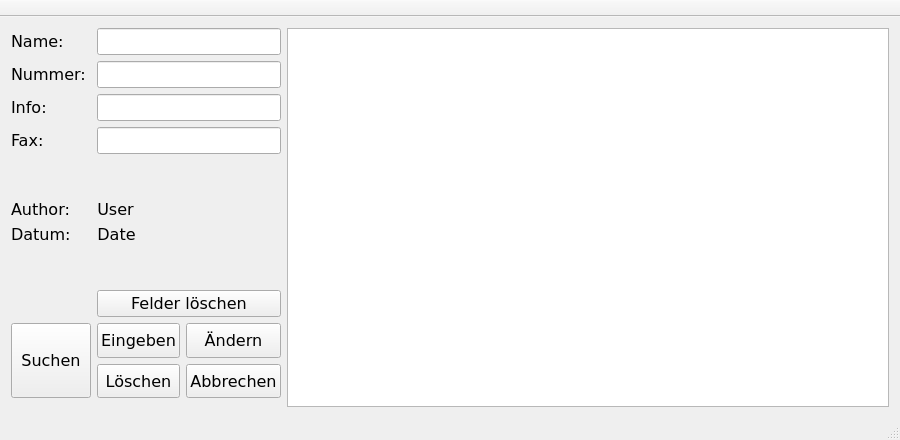
<?xml version="1.0" encoding="UTF-8"?>
<ui version="4.0">
 <class>MainWindow</class>
 <widget class="QMainWindow" name="MainWindow">
  <property name="windowModality">
   <enum>Qt::ApplicationModal</enum>
  </property>
  <property name="geometry">
   <rect>
    <x>0</x>
    <y>0</y>
    <width>900</width>
    <height>440</height>
   </rect>
  </property>
  <property name="sizePolicy">
   <sizepolicy hsizetype="Preferred" vsizetype="Expanding">
    <horstretch>0</horstretch>
    <verstretch>0</verstretch>
   </sizepolicy>
  </property>
  <property name="windowTitle">
   <string>Editor für das Online-Telefonbuch</string>
  </property>
  <property name="autoFillBackground">
   <bool>false</bool>
  </property>
  <widget class="QWidget" name="centralWidget">
   <property name="sizePolicy">
    <sizepolicy hsizetype="Expanding" vsizetype="Expanding">
     <horstretch>0</horstretch>
     <verstretch>0</verstretch>
    </sizepolicy>
   </property>
   <layout class="QGridLayout" name="gridLayout">
    <item row="0" column="1">
     <widget class="QTableWidget" name="tableWidget">
      <property name="font">
       <font>
        <family>Verdana</family>
        <pointsize>12</pointsize>
        <weight>50</weight>
        <bold>false</bold>
       </font>
      </property>
     </widget>
    </item>
    <item row="0" column="0">
     <layout class="QGridLayout" name="gridLayout_2">
      <item row="1" column="0">
       <widget class="QLabel" name="label_2">
        <property name="font">
         <font>
          <family>Verdana</family>
          <pointsize>12</pointsize>
          <weight>50</weight>
          <bold>false</bold>
         </font>
        </property>
        <property name="text">
         <string>Nummer:</string>
        </property>
       </widget>
      </item>
      <item row="9" column="0">
       <widget class="QPushButton" name="BSearch">
        <property name="sizePolicy">
         <sizepolicy hsizetype="Fixed" vsizetype="Fixed">
          <horstretch>0</horstretch>
          <verstretch>0</verstretch>
         </sizepolicy>
        </property>
        <property name="minimumSize">
         <size>
          <width>75</width>
          <height>75</height>
         </size>
        </property>
        <property name="font">
         <font>
          <family>Verdana</family>
          <pointsize>12</pointsize>
         </font>
        </property>
        <property name="text">
         <string>Suchen</string>
        </property>
       </widget>
      </item>
      <item row="10" column="1">
       <spacer name="verticalSpacer">
        <property name="orientation">
         <enum>Qt::Vertical</enum>
        </property>
        <property name="sizeHint" stdset="0">
         <size>
          <width>20</width>
          <height>40</height>
         </size>
        </property>
       </spacer>
      </item>
      <item row="2" column="0">
       <widget class="QLabel" name="label_3">
        <property name="font">
         <font>
          <family>Verdana</family>
          <pointsize>12</pointsize>
          <weight>50</weight>
          <bold>false</bold>
         </font>
        </property>
        <property name="text">
         <string>Info:</string>
        </property>
       </widget>
      </item>
      <item row="3" column="1">
       <widget class="QLineEdit" name="LFax">
        <property name="sizePolicy">
         <sizepolicy hsizetype="Preferred" vsizetype="Minimum">
          <horstretch>0</horstretch>
          <verstretch>0</verstretch>
         </sizepolicy>
        </property>
        <property name="font">
         <font>
          <family>Verdana</family>
          <pointsize>12</pointsize>
          <weight>50</weight>
          <bold>false</bold>
         </font>
        </property>
       </widget>
      </item>
      <item row="0" column="1">
       <widget class="QLineEdit" name="LName">
        <property name="sizePolicy">
         <sizepolicy hsizetype="Preferred" vsizetype="Minimum">
          <horstretch>0</horstretch>
          <verstretch>0</verstretch>
         </sizepolicy>
        </property>
        <property name="font">
         <font>
          <family>Verdana</family>
          <pointsize>12</pointsize>
          <weight>50</weight>
          <bold>false</bold>
         </font>
        </property>
       </widget>
      </item>
      <item row="1" column="1">
       <widget class="QLineEdit" name="LNummer">
        <property name="sizePolicy">
         <sizepolicy hsizetype="Preferred" vsizetype="Minimum">
          <horstretch>0</horstretch>
          <verstretch>0</verstretch>
         </sizepolicy>
        </property>
        <property name="font">
         <font>
          <family>Verdana</family>
          <pointsize>12</pointsize>
          <weight>50</weight>
          <bold>false</bold>
         </font>
        </property>
       </widget>
      </item>
      <item row="2" column="1">
       <widget class="QLineEdit" name="LInfo">
        <property name="sizePolicy">
         <sizepolicy hsizetype="Preferred" vsizetype="Minimum">
          <horstretch>0</horstretch>
          <verstretch>0</verstretch>
         </sizepolicy>
        </property>
        <property name="font">
         <font>
          <family>Verdana</family>
          <pointsize>12</pointsize>
          <weight>50</weight>
          <bold>false</bold>
         </font>
        </property>
       </widget>
      </item>
      <item row="9" column="1">
       <layout class="QGridLayout" name="gridLayout_3">
        <item row="1" column="0">
         <widget class="QPushButton" name="BDel">
          <property name="sizePolicy">
           <sizepolicy hsizetype="Preferred" vsizetype="Preferred">
            <horstretch>0</horstretch>
            <verstretch>0</verstretch>
           </sizepolicy>
          </property>
          <property name="font">
           <font>
            <family>Verdana</family>
            <pointsize>12</pointsize>
            <weight>50</weight>
            <bold>false</bold>
           </font>
          </property>
          <property name="text">
           <string>Löschen</string>
          </property>
         </widget>
        </item>
        <item row="0" column="0">
         <widget class="QPushButton" name="BInsert">
          <property name="sizePolicy">
           <sizepolicy hsizetype="Preferred" vsizetype="Preferred">
            <horstretch>0</horstretch>
            <verstretch>0</verstretch>
           </sizepolicy>
          </property>
          <property name="font">
           <font>
            <family>Verdana</family>
            <pointsize>12</pointsize>
            <weight>50</weight>
            <bold>false</bold>
           </font>
          </property>
          <property name="text">
           <string>Eingeben</string>
          </property>
         </widget>
        </item>
        <item row="0" column="1">
         <widget class="QPushButton" name="BChange">
          <property name="sizePolicy">
           <sizepolicy hsizetype="Preferred" vsizetype="Preferred">
            <horstretch>0</horstretch>
            <verstretch>0</verstretch>
           </sizepolicy>
          </property>
          <property name="font">
           <font>
            <family>Verdana</family>
            <pointsize>12</pointsize>
            <weight>50</weight>
            <bold>false</bold>
           </font>
          </property>
          <property name="text">
           <string>Ändern</string>
          </property>
         </widget>
        </item>
        <item row="1" column="1">
         <widget class="QPushButton" name="BCancel">
          <property name="sizePolicy">
           <sizepolicy hsizetype="Preferred" vsizetype="Preferred">
            <horstretch>0</horstretch>
            <verstretch>0</verstretch>
           </sizepolicy>
          </property>
          <property name="font">
           <font>
            <family>Verdana</family>
            <pointsize>12</pointsize>
            <weight>50</weight>
            <bold>false</bold>
           </font>
          </property>
          <property name="text">
           <string>Abbrechen</string>
          </property>
         </widget>
        </item>
       </layout>
      </item>
      <item row="6" column="1">
       <widget class="QLabel" name="LDatum">
        <property name="sizePolicy">
         <sizepolicy hsizetype="Fixed" vsizetype="Minimum">
          <horstretch>0</horstretch>
          <verstretch>0</verstretch>
         </sizepolicy>
        </property>
        <property name="font">
         <font>
          <family>Verdana</family>
          <pointsize>12</pointsize>
          <weight>50</weight>
          <bold>false</bold>
         </font>
        </property>
        <property name="text">
         <string>Date</string>
        </property>
        <property name="alignment">
         <set>Qt::AlignCenter</set>
        </property>
       </widget>
      </item>
      <item row="3" column="0">
       <widget class="QLabel" name="label_4">
        <property name="font">
         <font>
          <family>Verdana</family>
          <pointsize>12</pointsize>
          <weight>50</weight>
          <bold>false</bold>
         </font>
        </property>
        <property name="text">
         <string>Fax:</string>
        </property>
       </widget>
      </item>
      <item row="0" column="0">
       <widget class="QLabel" name="label">
        <property name="font">
         <font>
          <family>Verdana</family>
          <pointsize>12</pointsize>
          <weight>50</weight>
          <bold>false</bold>
         </font>
        </property>
        <property name="text">
         <string>Name:</string>
        </property>
       </widget>
      </item>
      <item row="5" column="1">
       <widget class="QLabel" name="LUser">
        <property name="sizePolicy">
         <sizepolicy hsizetype="Fixed" vsizetype="Minimum">
          <horstretch>0</horstretch>
          <verstretch>0</verstretch>
         </sizepolicy>
        </property>
        <property name="font">
         <font>
          <family>Verdana</family>
          <pointsize>12</pointsize>
          <weight>50</weight>
          <bold>false</bold>
         </font>
        </property>
        <property name="text">
         <string>User</string>
        </property>
        <property name="alignment">
         <set>Qt::AlignCenter</set>
        </property>
       </widget>
      </item>
      <item row="6" column="0">
       <widget class="QLabel" name="label_5">
        <property name="font">
         <font>
          <family>Verdana</family>
          <pointsize>12</pointsize>
          <weight>50</weight>
          <bold>false</bold>
         </font>
        </property>
        <property name="text">
         <string>Datum:</string>
        </property>
       </widget>
      </item>
      <item row="5" column="0">
       <widget class="QLabel" name="label_6">
        <property name="font">
         <font>
          <family>Verdana</family>
          <pointsize>12</pointsize>
          <weight>50</weight>
          <bold>false</bold>
         </font>
        </property>
        <property name="text">
         <string>Author:</string>
        </property>
       </widget>
      </item>
      <item row="7" column="1">
       <spacer name="verticalSpacer_2">
        <property name="orientation">
         <enum>Qt::Vertical</enum>
        </property>
        <property name="sizeType">
         <enum>QSizePolicy::Fixed</enum>
        </property>
        <property name="sizeHint" stdset="0">
         <size>
          <width>20</width>
          <height>40</height>
         </size>
        </property>
       </spacer>
      </item>
      <item row="4" column="1">
       <spacer name="verticalSpacer_3">
        <property name="orientation">
         <enum>Qt::Vertical</enum>
        </property>
        <property name="sizeType">
         <enum>QSizePolicy::Fixed</enum>
        </property>
        <property name="sizeHint" stdset="0">
         <size>
          <width>20</width>
          <height>40</height>
         </size>
        </property>
       </spacer>
      </item>
      <item row="8" column="1">
       <widget class="QPushButton" name="BFeldDel">
        <property name="font">
         <font>
          <family>Verdana</family>
          <pointsize>12</pointsize>
         </font>
        </property>
        <property name="text">
         <string>Felder löschen</string>
        </property>
       </widget>
      </item>
     </layout>
    </item>
   </layout>
  </widget>
  <widget class="QMenuBar" name="menuBar">
   <property name="geometry">
    <rect>
     <x>0</x>
     <y>0</y>
     <width>900</width>
     <height>18</height>
    </rect>
   </property>
  </widget>
  <widget class="QToolBar" name="mainToolBar">
   <property name="movable">
    <bool>false</bool>
   </property>
   <property name="toolButtonStyle">
    <enum>Qt::ToolButtonTextUnderIcon</enum>
   </property>
   <attribute name="toolBarArea">
    <enum>TopToolBarArea</enum>
   </attribute>
   <attribute name="toolBarBreak">
    <bool>false</bool>
   </attribute>
  </widget>
  <widget class="QStatusBar" name="statusBar"/>
 </widget>
 <layoutdefault spacing="6" margin="11"/>
 <tabstops>
  <tabstop>tableWidget</tabstop>
  <tabstop>LName</tabstop>
  <tabstop>LNummer</tabstop>
  <tabstop>LInfo</tabstop>
  <tabstop>LFax</tabstop>
  <tabstop>BInsert</tabstop>
  <tabstop>BDel</tabstop>
  <tabstop>BChange</tabstop>
  <tabstop>BCancel</tabstop>
 </tabstops>
 <resources/>
 <connections>
  <connection>
   <sender>BInsert</sender>
   <signal>clicked()</signal>
   <receiver>LName</receiver>
   <slot>clear()</slot>
   <hints>
    <hint type="sourcelabel">
     <x>164</x>
     <y>245</y>
    </hint>
    <hint type="destinationlabel">
     <x>100</x>
     <y>54</y>
    </hint>
   </hints>
  </connection>
  <connection>
   <sender>tableWidget</sender>
   <signal>cellDoubleClicked(int,int)</signal>
   <receiver>LNummer</receiver>
   <slot>clear()</slot>
   <hints>
    <hint type="sourcelabel">
     <x>364</x>
     <y>206</y>
    </hint>
    <hint type="destinationlabel">
     <x>265</x>
     <y>97</y>
    </hint>
   </hints>
  </connection>
  <connection>
   <sender>BCancel</sender>
   <signal>clicked()</signal>
   <receiver>MainWindow</receiver>
   <slot>close()</slot>
   <hints>
    <hint type="sourcelabel">
     <x>264</x>
     <y>280</y>
    </hint>
    <hint type="destinationlabel">
     <x>239</x>
     <y>289</y>
    </hint>
   </hints>
  </connection>
  <connection>
   <sender>BDel</sender>
   <signal>clicked()</signal>
   <receiver>LName</receiver>
   <slot>clear()</slot>
   <hints>
    <hint type="sourcelabel">
     <x>164</x>
     <y>280</y>
    </hint>
    <hint type="destinationlabel">
     <x>158</x>
     <y>59</y>
    </hint>
   </hints>
  </connection>
  <connection>
   <sender>BDel</sender>
   <signal>clicked()</signal>
   <receiver>LNummer</receiver>
   <slot>clear()</slot>
   <hints>
    <hint type="sourcelabel">
     <x>132</x>
     <y>252</y>
    </hint>
    <hint type="destinationlabel">
     <x>148</x>
     <y>85</y>
    </hint>
   </hints>
  </connection>
  <connection>
   <sender>BDel</sender>
   <signal>clicked()</signal>
   <receiver>LInfo</receiver>
   <slot>clear()</slot>
   <hints>
    <hint type="sourcelabel">
     <x>127</x>
     <y>252</y>
    </hint>
    <hint type="destinationlabel">
     <x>130</x>
     <y>116</y>
    </hint>
   </hints>
  </connection>
  <connection>
   <sender>BDel</sender>
   <signal>clicked()</signal>
   <receiver>LFax</receiver>
   <slot>clear()</slot>
   <hints>
    <hint type="sourcelabel">
     <x>118</x>
     <y>254</y>
    </hint>
    <hint type="destinationlabel">
     <x>119</x>
     <y>152</y>
    </hint>
   </hints>
  </connection>
  <connection>
   <sender>tableWidget</sender>
   <signal>cellClicked(int,int)</signal>
   <receiver>LNummer</receiver>
   <slot>copy()</slot>
   <hints>
    <hint type="sourcelabel">
     <x>357</x>
     <y>166</y>
    </hint>
    <hint type="destinationlabel">
     <x>239</x>
     <y>79</y>
    </hint>
   </hints>
  </connection>
  <connection>
   <sender>tableWidget</sender>
   <signal>cellClicked(int,int)</signal>
   <receiver>LName</receiver>
   <slot>paste()</slot>
   <hints>
    <hint type="sourcelabel">
     <x>314</x>
     <y>118</y>
    </hint>
    <hint type="destinationlabel">
     <x>251</x>
     <y>54</y>
    </hint>
   </hints>
  </connection>
 </connections>
 <slots>
  <slot>Radiobutton1Handler()</slot>
  <slot>FIntranet()</slot>
  <slot>FIntranetR()</slot>
  <slot>FLogbuch()</slot>
  <slot>FRoxtra()</slot>
  <slot>FSPX()</slot>
  <slot>FSpeiseplan()</slot>
  <slot>FWord()</slot>
  <slot>FExcel()</slot>
  <slot>FEmail()</slot>
  <slot>FDoc()</slot>
  <slot>FOrbis()</slot>
  <slot>FImpax()</slot>
  <slot>FDienstplan()</slot>
 </slots>
</ui>
